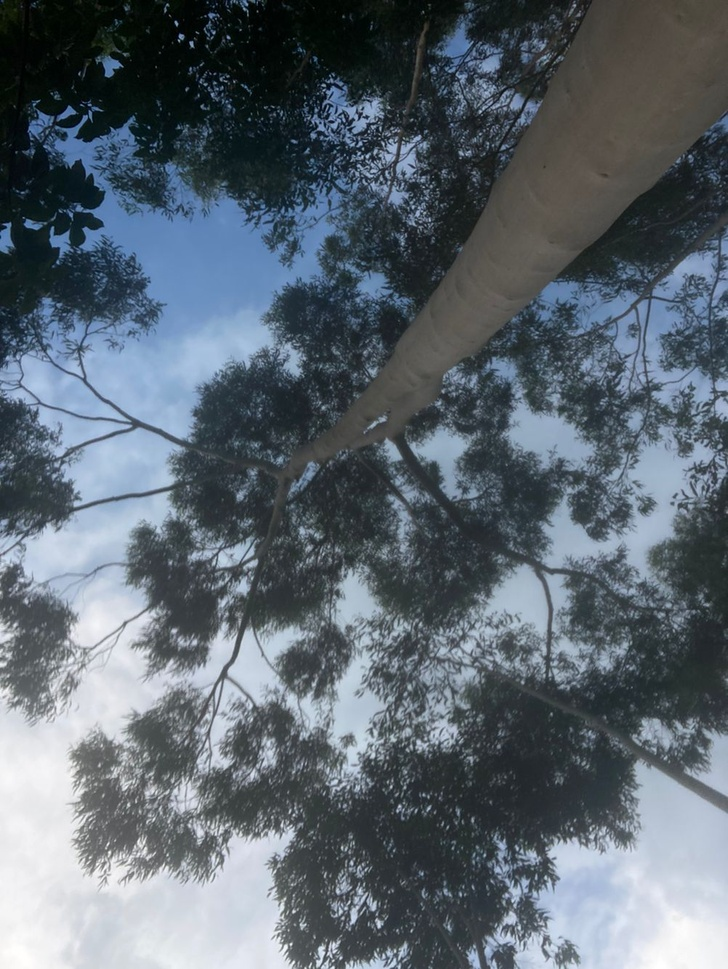
#> input picture AntFJ/crown_image1/CJW_EU_420_W1_1.jpg, 728 x 969 px, shrunk from 1002 x 1334 before the run; its folder holds only this picture in this run
$ python crown_image.py
#> lines starting #> are read from the running program, lines starting #| are printed output that depends on the picture; after the words box and inside, x2 and y2 are one past the last pixel; in counts of white or black regions, pixels touching at a corner belong together; long printed decimals are rounded
#> in loop_through_images, img is the input picture: PIL image 728x969 RGB; mean R, G, B 92.5, 102.9, 112.2
from PIL import Image
import numpy as np
import os
import pandas as pd

dir_path='crown_image1'
files=os.listdir(dir_path)
# [8 lines left out: function loop_through_images, not called in this run]

def calc_perc(img):
    img = img.convert('L')
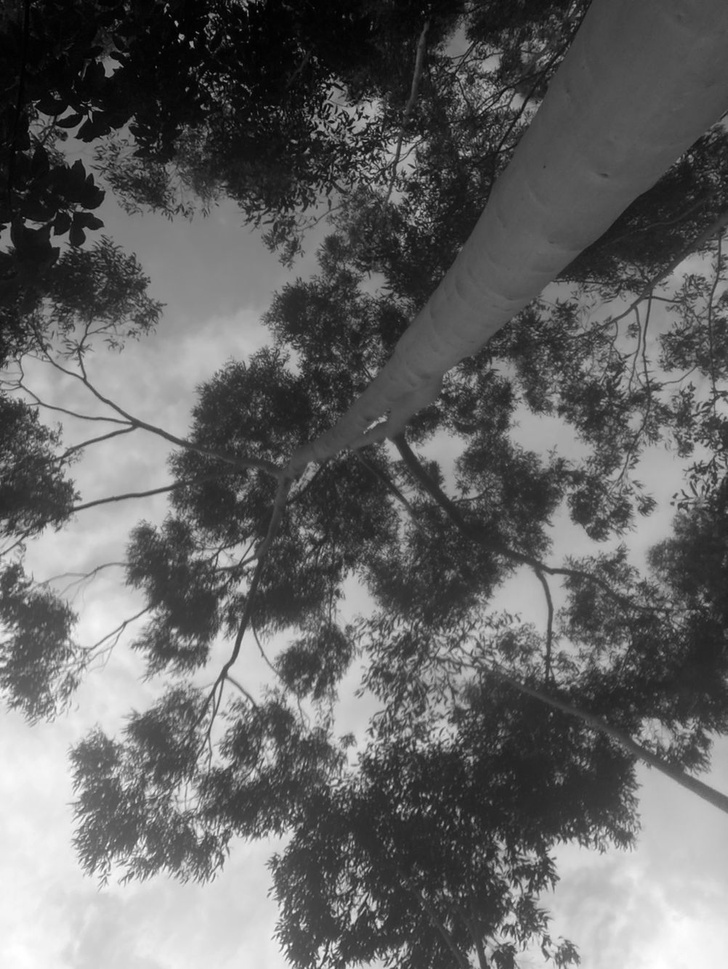
#> img: PIL image 728x969 L; min 0, max 255, mean 100.9
    img = np.array(img)
    cnt = np.zeros_like(img)
    sm = np.ones_like(img)
    cnt[img > 150] = 1
    cnt[img <= 150] = 0
    img[img > 150] = 255
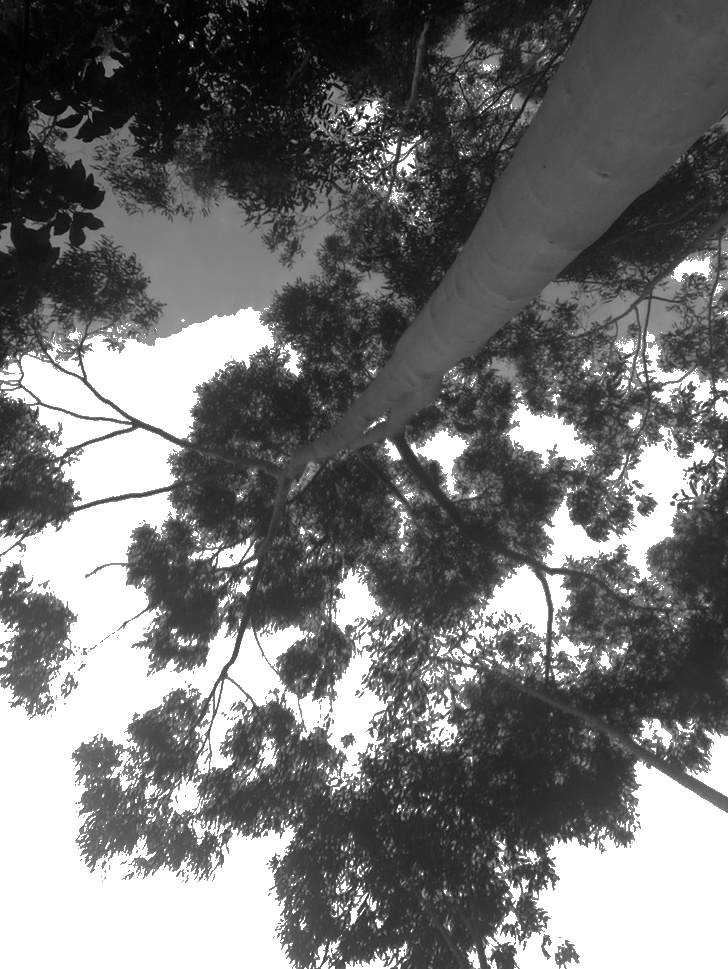
#> img: shape (969, 728); min 0, max 255, mean 114.9
    img[img <= 150] = 0
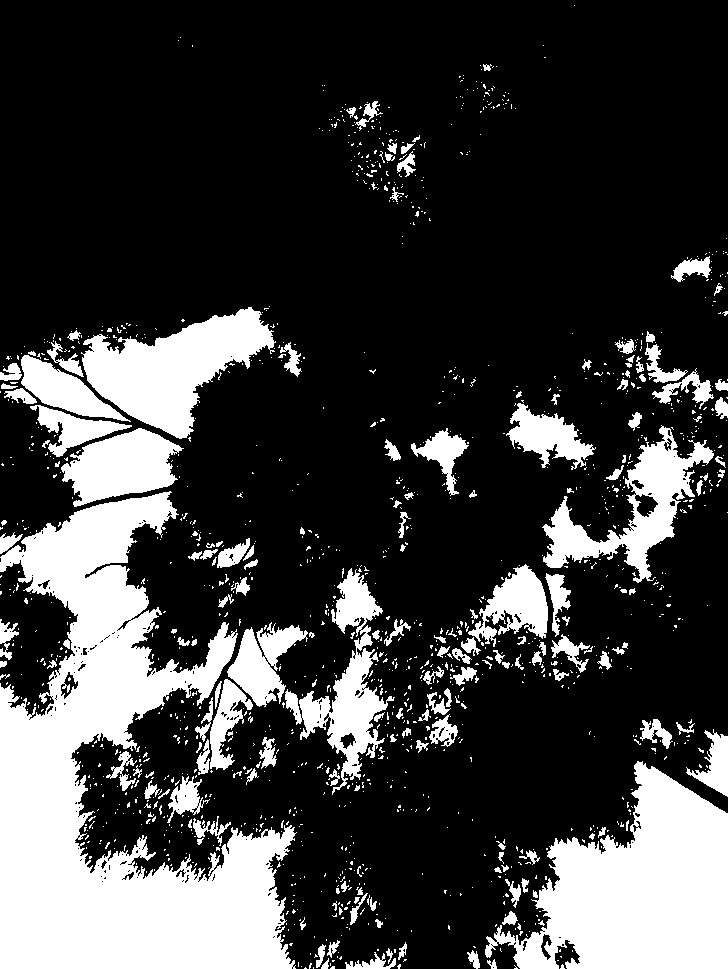
#> img: shape (969, 728); 24.3% white; 1421 white regions (1248 under 20 px), largest, box (x1, y1, x2, y2) and area: (0, 491, 297, 969) 68321, (485, 761, 728, 969) 28982, (81, 307, 276, 439) 12320

    perc = np.sum(cnt) / np.sum(sm)  # areas without crown
    return (1 - perc)

def loop_through_images():
    cvgdic={}
    for filename in files:
        img=Image.open(dir_path+'/'+filename)
        lstFileNames=filename.split('_')
        lstFileNames=lstFileNames[:-1]
        siteName='_'.join(lstFileNames)
        perc=calc_perc(img)
#> perc = 0.757
        if siteName not in cvgdic:
            cvgdic[siteName]=[perc]
        else:
            cvgdic[siteName].append(perc)
    cvgdic=avg(cvgdic)
    return cvgdic

def avg(dic):
    avg_dic={}
    for key in dic:
        lst=dic[key]
        avg=sum(lst)/len(lst)
        avg_dic[key]=avg
#> this loop made 1 pass
#> (key, lst, avg) on pass 1: ('CJW_EU_420_W1', [0.757], 0.757)
#> after the loop, avg_dic = {'CJW_EU_420_W1': 0.757}
    return avg_dic


cvgdic=loop_through_images()
#> cvgdic = {'CJW_EU_420_W1': 0.757}
print(cvgdic)
#| {'CJW_EU_420_W1': 0.7568}
sites=cvgdic.keys()
sites=sorted(sites)
#> sites = ['CJW_EU_420_W1']
cvg=[]
for site in sites:
    cvg.append(cvgdic[site])
#> this loop made 1 pass
#> after the loop, cvg = [0.757]


frame=pd.DataFrame({'sites':sites,'coverage':cvg})
#> frame = table of 1 rows and 2 columns
frame.to_csv('coverage.csv',index=False,sep=',')


if __name__=='__main__':
    '''img=Image.open('crown_image/MHS_BM_420_W3_3.jpg')
    img=img.convert('L')
    img=np.array(img)
    cnt=np.zeros_like(img)
    sm=np.ones_like(img)
    cnt[img>150]=1
    cnt[img<=150]=0
    img[img>150]=255
    img[img<=150]=0

    perc=np.sum(cnt)/np.sum(sm) #areas without crown

    #img=Image.fromarray(cnt)
    #img.show()'''

$ run again, on AntFJ/crown_image1/CJW_LC_420_W1_1.jpg
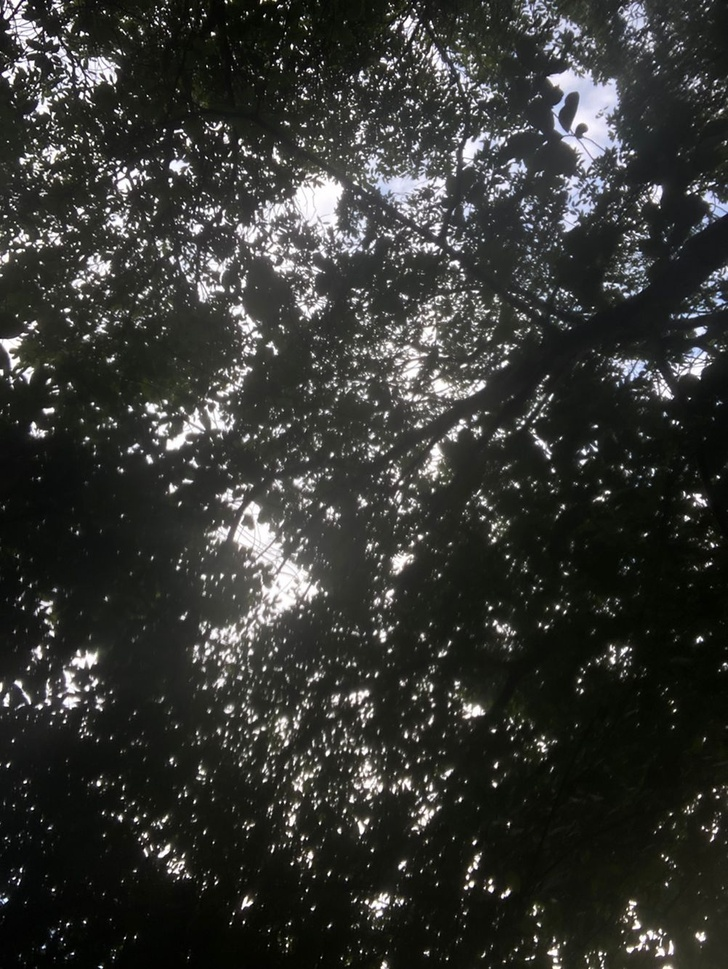
#> input picture AntFJ/crown_image1/CJW_LC_420_W1_1.jpg, 728 x 969 px, shrunk from 1002 x 1334 before the run
#> in loop_through_images, img is the input picture: PIL image 728x969 RGB; mean R, G, B 53.5, 54.4, 51
#> in calc_perc, `img[img > 150] = 255`:
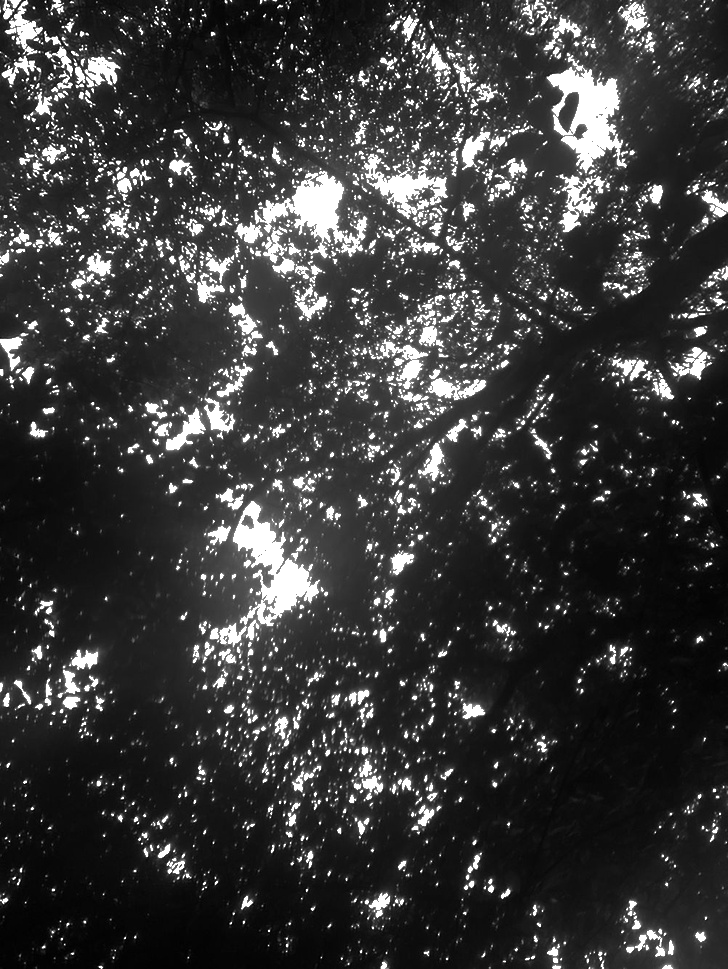
#> img: shape (969, 728); min 0, max 255, mean 57.4
#> in calc_perc, `img[img <= 150] = 0`:
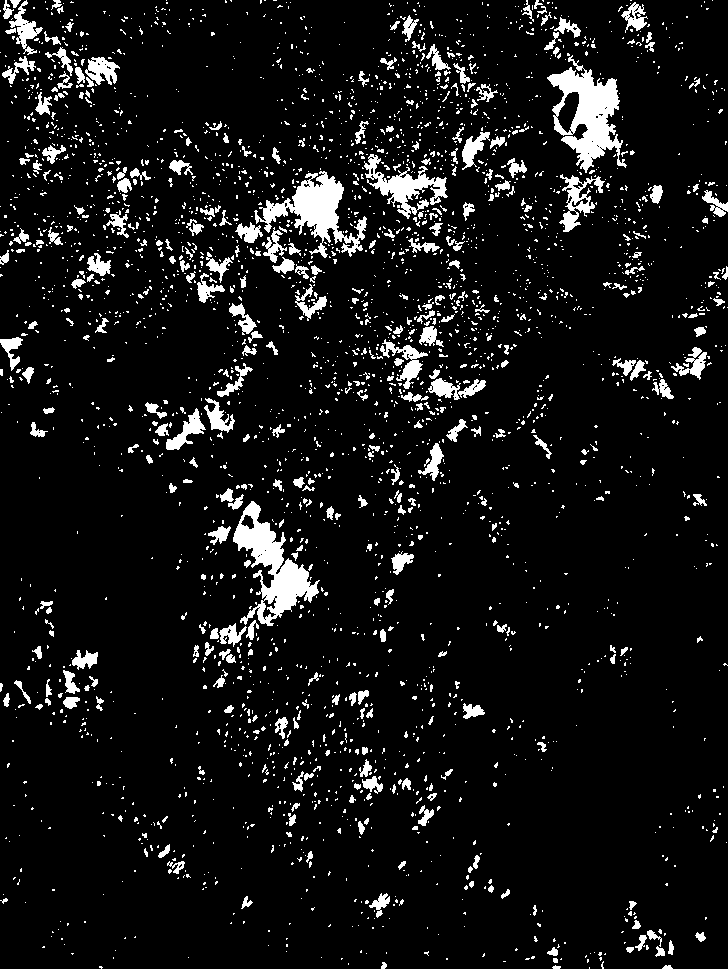
#> img: shape (969, 728); 8.1% white; 3179 white regions (2801 under 20 px), largest, box (x1, y1, x2, y2) and area: (547, 55, 627, 173) 4038, (233, 501, 320, 626) 3927, (254, 171, 367, 258) 3382
#> in loop_through_images, `perc=calc_perc(img)`: perc = 0.919
#> the loop in avg, `for key in dic:` made 1 pass
#> (key, lst, avg) on pass 1: ('CJW_LC_420_W1', [0.919], 0.919)
#> after the loop in avg, `for key in dic:`: avg_dic = {'CJW_LC_420_W1': 0.919}
#| {'CJW_LC_420_W1': 0.9194}
#> sites = ['CJW_LC_420_W1']
#> the loop `for site in sites:` made 1 pass
#> after the loop `for site in sites:`: cvg = [0.919]
#> frame = table of 1 rows and 2 columns

$ run again, on AntFJ/crown_image1/CJW_LC_420_W1_2.jpg
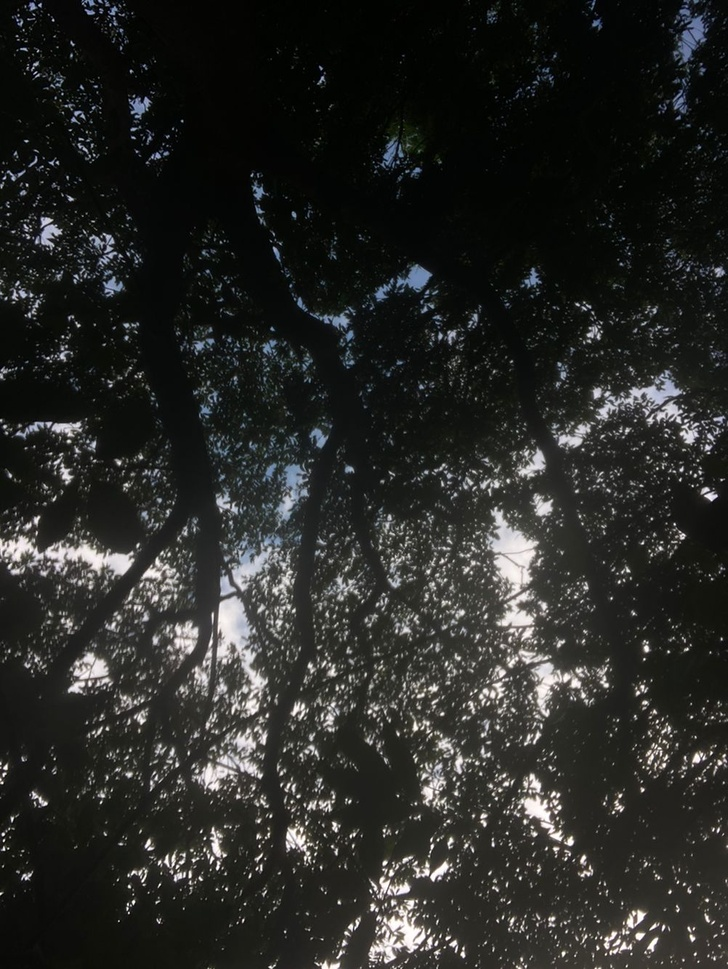
#> input picture AntFJ/crown_image1/CJW_LC_420_W1_2.jpg, 728 x 969 px, shrunk from 1002 x 1334 before the run
#> in loop_through_images, img is the input picture: PIL image 728x969 RGB; mean R, G, B 40.6, 41.5, 38.9
#> in calc_perc, `img[img > 150] = 255`:
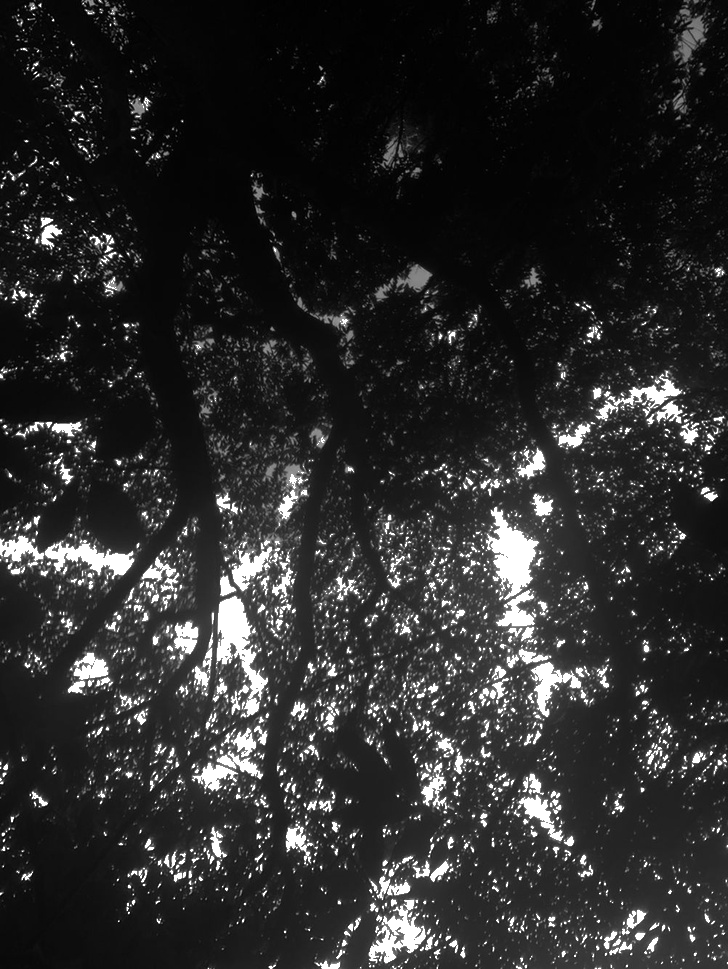
#> img: shape (969, 728); min 0, max 255, mean 43.7
#> in calc_perc, `img[img <= 150] = 0`:
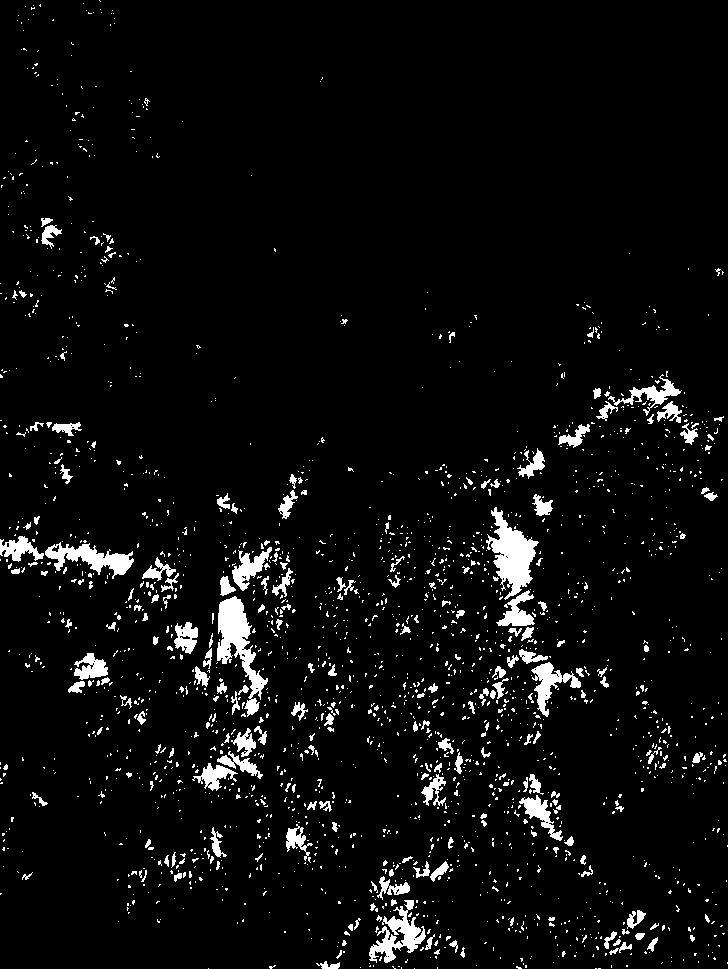
#> img: shape (969, 728); 4.9% white; 2161 white regions (1939 under 20 px), largest, box (x1, y1, x2, y2) and area: (217, 596, 268, 717) 2259, (486, 507, 539, 600) 2230, (369, 900, 426, 963) 1380
#> in loop_through_images, `perc=calc_perc(img)`: perc = 0.951
#> the loop in avg, `for key in dic:` made 1 pass
#> (key, lst, avg) on pass 1: ('CJW_LC_420_W1', [0.951], 0.951)
#> after the loop in avg, `for key in dic:`: avg_dic = {'CJW_LC_420_W1': 0.951}
#| {'CJW_LC_420_W1': 0.9508}
#> sites = ['CJW_LC_420_W1']
#> the loop `for site in sites:` made 1 pass
#> after the loop `for site in sites:`: cvg = [0.951]
#> frame = table of 1 rows and 2 columns

$ run again, on AntFJ/crown_image1/CJW_LC_420_W1_3.jpg
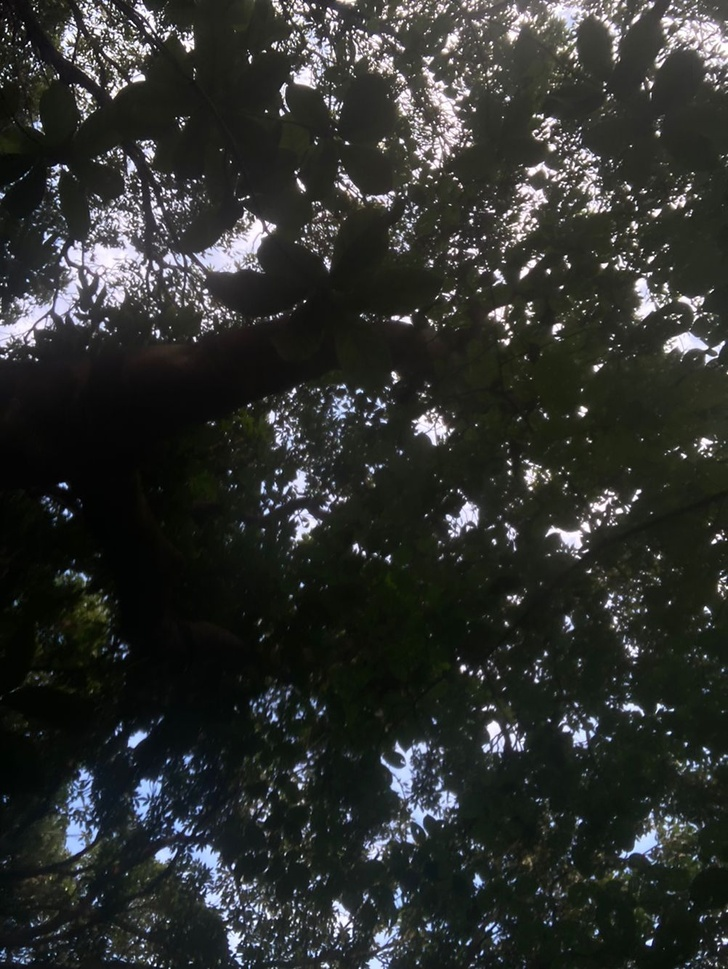
#> input picture AntFJ/crown_image1/CJW_LC_420_W1_3.jpg, 728 x 969 px, shrunk from 1002 x 1334 before the run
#> in loop_through_images, img is the input picture: PIL image 728x969 RGB; mean R, G, B 46.5, 48.8, 46.3
#> in calc_perc, `img[img > 150] = 255`:
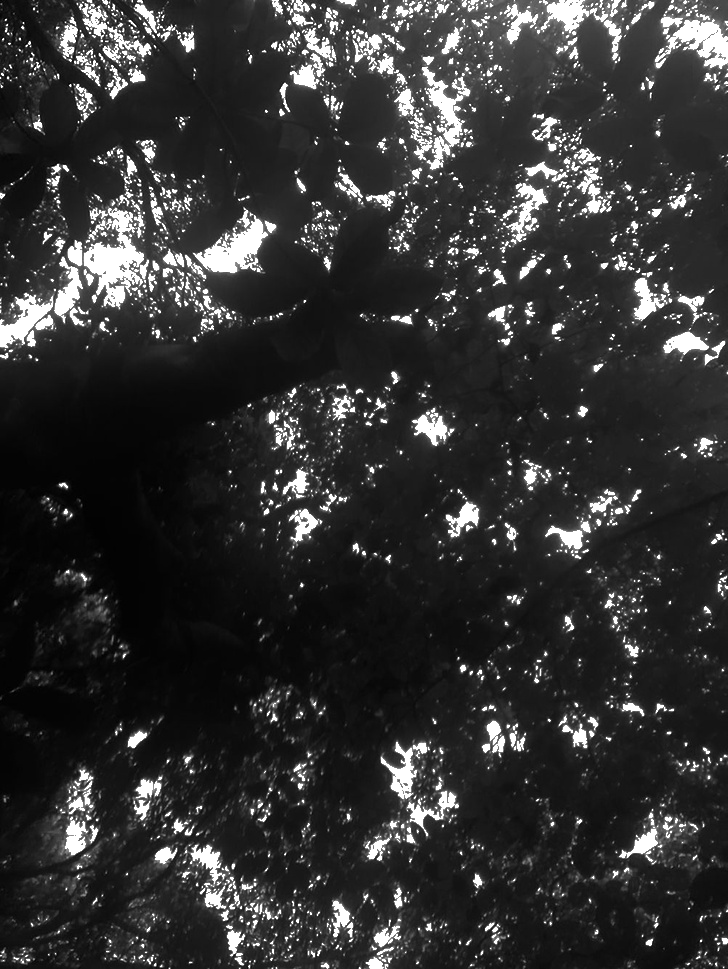
#> img: shape (969, 728); min 0, max 255, mean 51
#> in calc_perc, `img[img <= 150] = 0`:
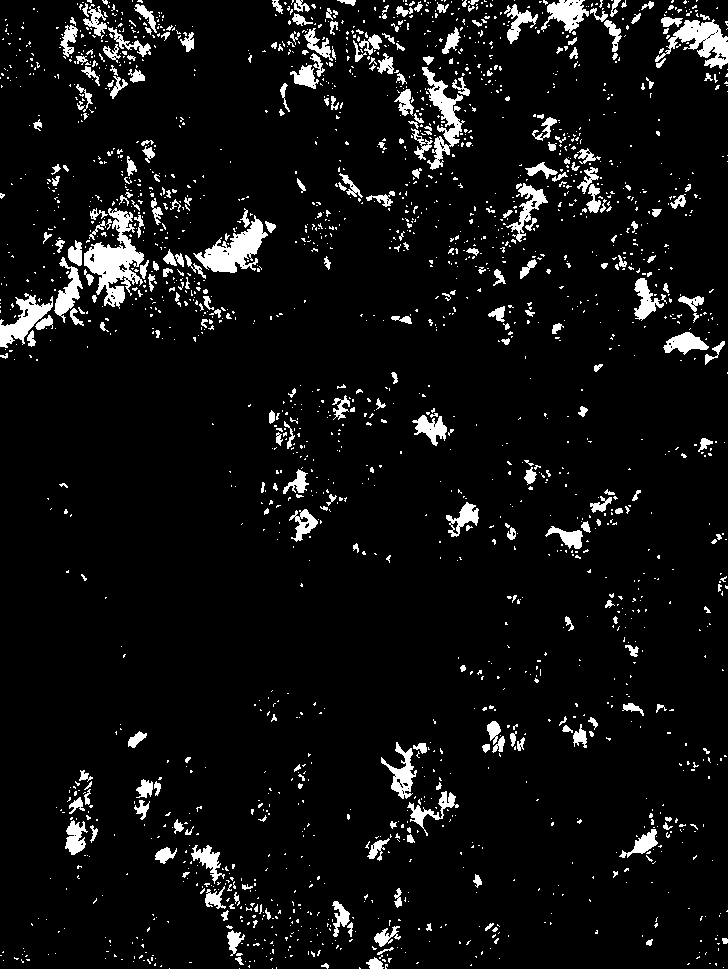
#> img: shape (969, 728); 6.5% white; 2118 white regions (1810 under 20 px), largest, box (x1, y1, x2, y2) and area: (84, 208, 144, 309) 2546, (193, 215, 268, 273) 1794, (655, 19, 728, 69) 1561
#> in loop_through_images, `perc=calc_perc(img)`: perc = 0.935
#> the loop in avg, `for key in dic:` made 1 pass
#> (key, lst, avg) on pass 1: ('CJW_LC_420_W1', [0.935], 0.935)
#> after the loop in avg, `for key in dic:`: avg_dic = {'CJW_LC_420_W1': 0.935}
#| {'CJW_LC_420_W1': 0.9345}
#> sites = ['CJW_LC_420_W1']
#> the loop `for site in sites:` made 1 pass
#> after the loop `for site in sites:`: cvg = [0.935]
#> frame = table of 1 rows and 2 columns
